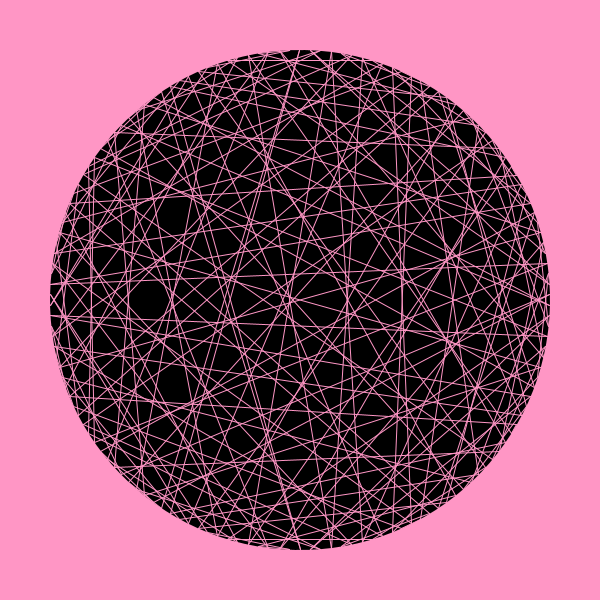
Frame 1 (no input)
Frame 2 (the mouse pressed at the canvas centre, redrawn once): identical to frame 1, image omitted

The Processing sketch that drew this single still picture (run headless with seeded random() and noise(); the mouse was pressed at the canvas centre and the sketch redrawn once):

// Processing sketch: NT04_Residue_Design
// ── NT04_Residue_Design.pde
// By Risou
// https://risoume.github.io/

color[] colors = {#00A5E3, #8DD7BF, #FF96C5, #FF5768, #FFBF65};

int d = 500;
int m, step;
color c;

void setup() {
  size(600, 600);
  noLoop();
  init();
}

void init() {
  m = 151;
  step = int(random(2, m));
  //step = 53; // 39, 53, 9, 50
  //c = int(random(colors.length));
  c = 2;
}

void draw() {
  background(colors[c]);
  strokeWeight(1);
  design(width/2, height/2, d/2);
}

void design(float x, float y, float r) {
  pushMatrix();
  translate(x, y);
  rotate(PI/(m-1));
  noStroke();
  fill(0);
  ellipse(0, 0, 2*r, 2*r);
  
  stroke(colors[c]);
  noFill();
  int k;
  float t = 2*PI/(m-1);
  for (int i = 1; i < m; i++) {
    k = i*step % m;
    line(r*cos((i-1)*t), r*sin((i-1)*t), r*cos((k-1)*t), r*sin((k-1)*t)); 
  }
  popMatrix();
}

void mouseReleased() {
  init();
  redraw();
}
